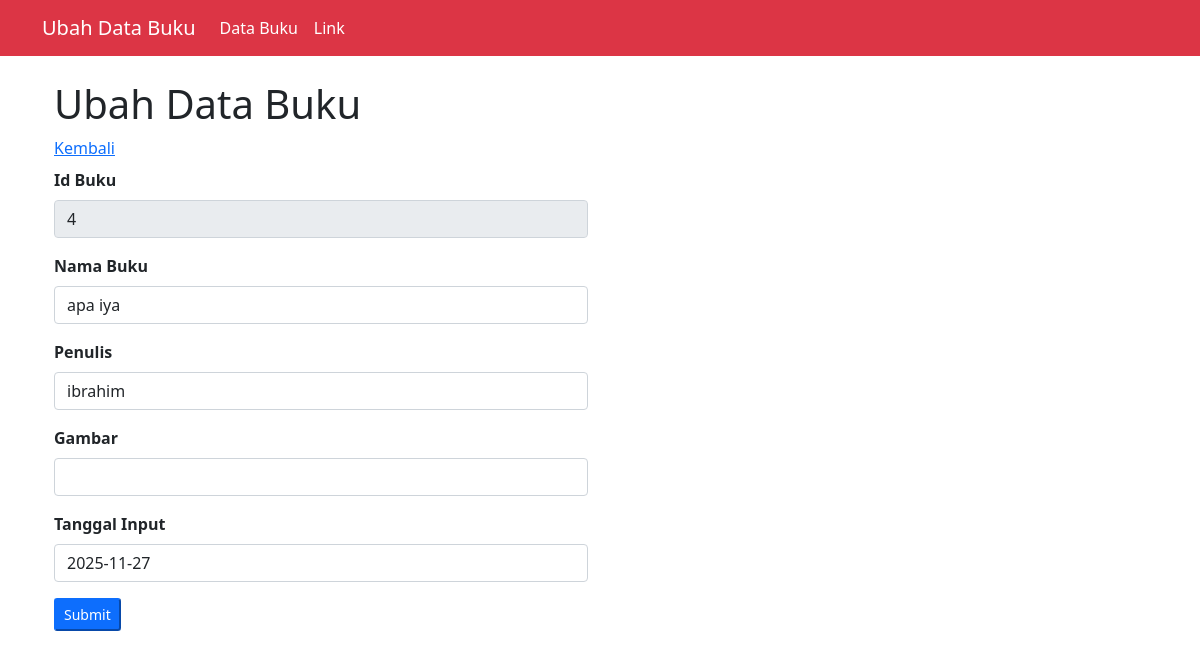
Page /ubah_data.php?id=4 (signed in) on the committed database.
### tables this page shows
CREATE TABLE `buku` (
  `id_buku` int(50) NOT NULL,
  `nama_buku` varchar(100) NOT NULL,
  `penulis` varchar(100) NOT NULL,
  `gambar` varchar(50) NOT NULL,
  `tanggal_input` date NOT NULL DEFAULT current_timestamp(),
  `id_kategori` int(50) DEFAULT NULL
);

### function.php (called while the page is built, shortened)
<?php
$conn = mysqli_connect("localhost", "root", "", "SIMBS");
function query($query){
    global $conn;
	$result = mysqli_query($conn, $query);
	$rows = [];
	while( $row = mysqli_fetch_assoc($result) ) {
		$rows[] = $row;
	}
	return $rows;
}
?>

### ubah_data.php (the view, shortened to what this page needs)
<?php
    require("function.php");
    $id = $_GET['id'];
    $query = query("SELECT * FROM buku WHERE id_buku = $id")[0];
    $buku = $query;
?>
<!DOCTYPE html>
<html lang="en">
<head>
    <link href="https://cdn.jsdelivr.net/npm/bootstrap@5.0.2/dist/css/bootstrap.min.css" rel="stylesheet">
</head>
<body>
    <nav class="navbar navbar-expand-lg navbar-light white bg-danger">
        <div class="container">
            <a class="navbar-brand text-white" href="#">Ubah Data Buku</a>
            <div class="collapse navbar-collapse" id="navbarSupportedContent">
            <ul class="navbar-nav me-auto mb-2 mb-lg-0">
                <li class="nav-item">
                <a class="nav-link active text-white" aria-current="page" href="#">Data Buku</a>
                </li>
                <li class="nav-item">
                <a class="nav-link text-white" href="#">Link</a>
                </li>
            </ul>
            </div>
        </div>
    </nav>
    <div class="p-4 container">
        <div class="row">
            <h1 class="mb-2">Ubah Data Buku</h1>
            <a href="index.php" class="mb-2">Kembali</a>
            <div class="col-md-6">
                <form action="" method="post" enctype="multipart/form-data">
                    <div class="mb-3">
                        <label class="form-label fw-bold">Id Buku</label>
                        <input type="int" class="form-control" value="<?= $buku['id_buku'] ?>" readonly>
                    </div>
                    <div class="mb-3">
                        <label class="form-label fw-bold">Nama Buku</label>
                        <input type="text" class="form-control" name="nama_buku" id="nama_buku" value="<?= $buku['nama_buku'] ?>" autocomplete="off">
                    </div>
                    <div class="mb-3">
                        <label class="form-label fw-bold">Penulis</label>
                        <input type="text" class="form-control" name="penulis" id="penulis" value="<?= $buku['penulis'] ?>" autocomplete="off">
                    </div>
                    <div class="mb-3">
                        <label class="form-label fw-bold">Gambar</label>
                        <input type="text" class="form-control" name="gambar" id="gambar">
                    </div>
                    <div class="mb-3">
                        <label class="form-label fw-bold">Tanggal Input</label>
                        <input type="text" class="form-control" name="tanggal_input" id="tanggal_input" value="<?= $buku['tanggal_input'] ?>" autocomplete="off">
                    </div>
                    <div class="mb-3">
                        <button type="submit" name="tombol_submit" class="btn-sm btn-primary">Submit</button>
                    </div>
                </form>
            </div>
        </div>
    </div>
</body>
</html>

### rows in the picture
buku: id_buku "4", nama_buku "apa iya", penulis "ibrahim", tanggal_input "2025-11-27"
